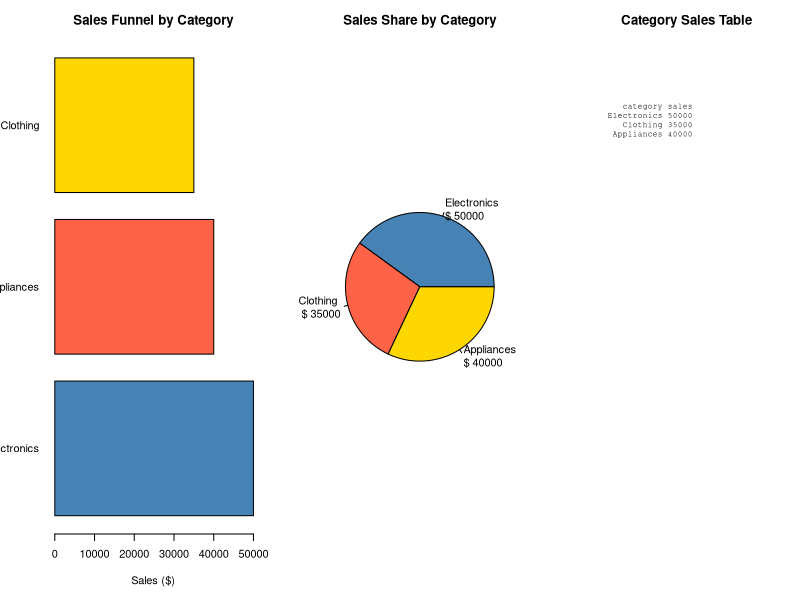

Reproduce this figure in R.
# Set 11: Product Category Analysis
categories <- data.frame(category = c("Electronics", "Clothing", "Appliances"), sales = c(50000, 35000, 40000))
ordered <- categories[order(categories$sales, decreasing = TRUE), ]
old <- par(mfrow = c(1, 3), mar = c(5, 4, 3, 1))
barplot(ordered$sales, names.arg = ordered$category, horiz = TRUE, las = 1, xlab = "Sales ($)", main = "Sales Funnel by Category", col = c("steelblue", "tomato", "gold"))
pie(categories$sales, labels = paste(categories$category, "\n$", categories$sales), main = "Sales Share by Category", col = c("steelblue", "tomato", "gold"))
plot.new(); title("Category Sales Table")
text(.05, .9, paste(capture.output(print(categories, row.names = FALSE)), collapse = "\n"), adj = c(0, 1), family = "mono", cex = .7)
par(old)
cat("Note: the prompt supplies category totals, not conversion-stage data; the horizontal sorted bars provide a funnel-style category comparison.\n")
